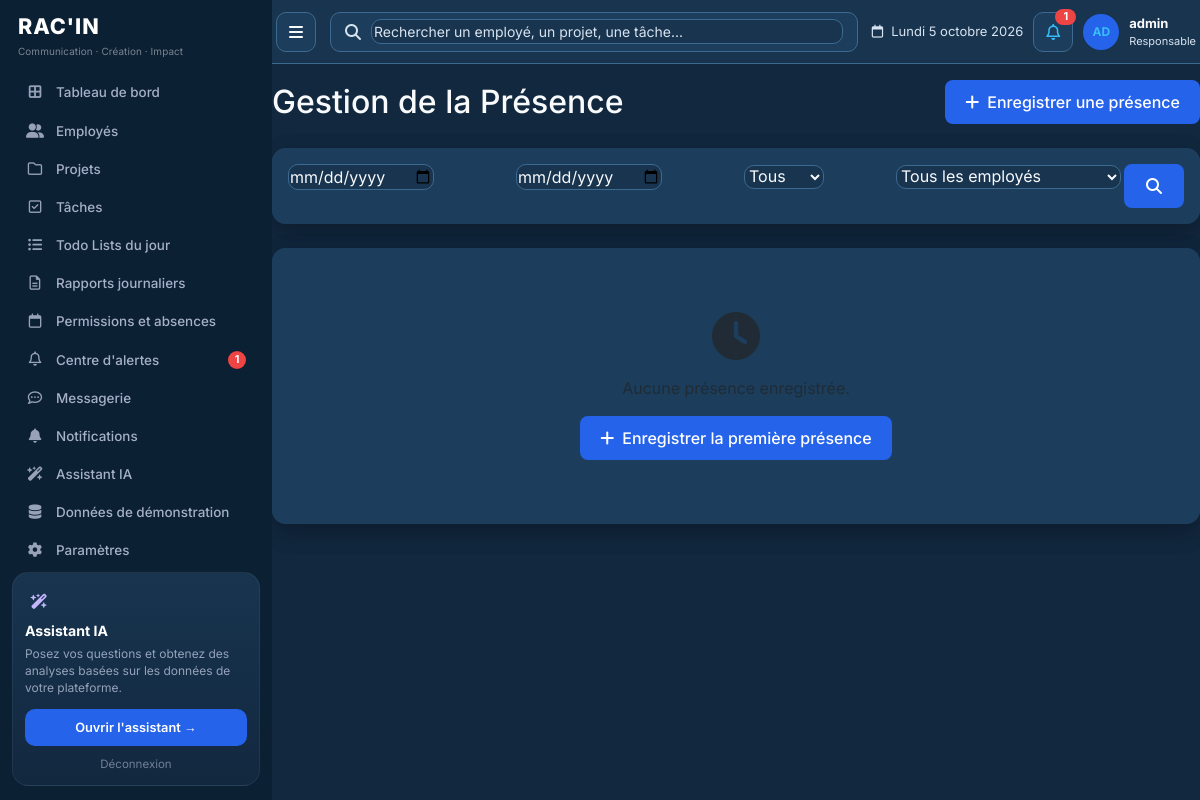
Page /attendance/ (signed in) on the earlier database version.
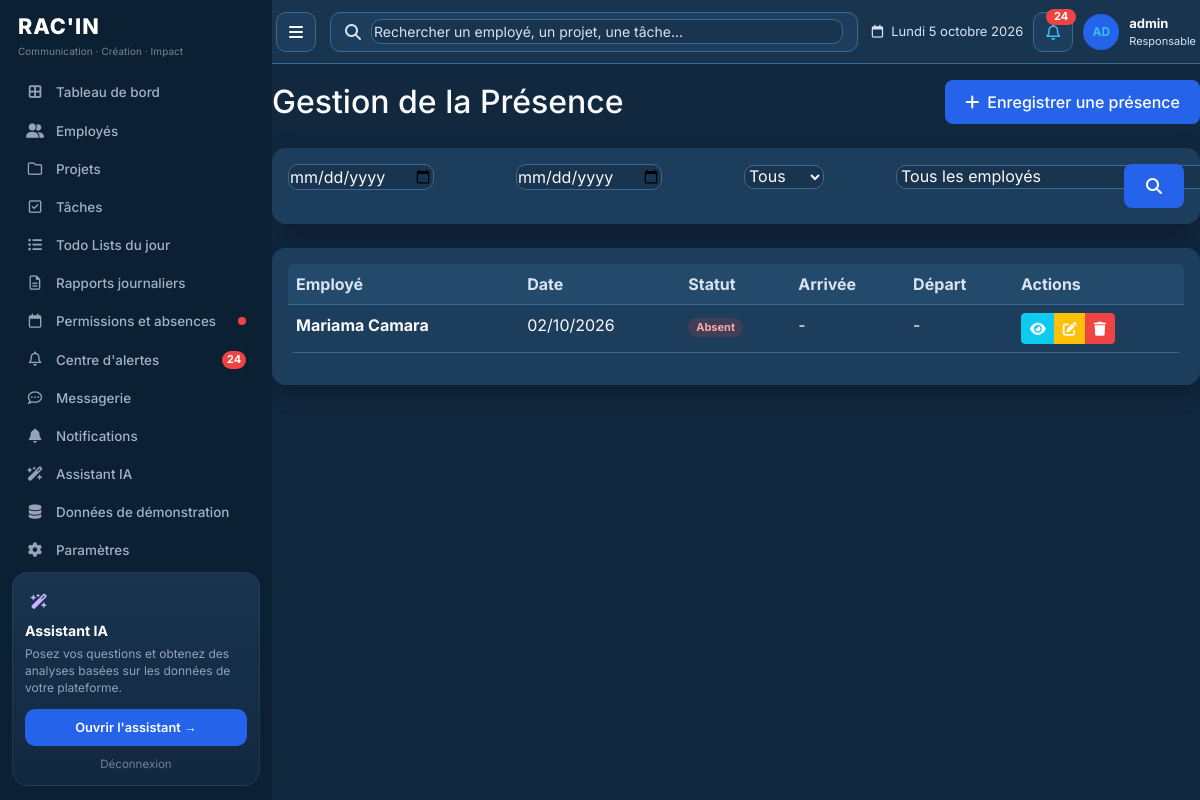
Same page on the later database version.
### attendance/models.py (models this page shows, shortened)
class Attendance(models.Model):
    STATUS_CHOICES = [
        ('present', _('Présent')),
        ('absent', _('Absent')),
        ('late', _('Retard')),
    ]
    employee = models.ForeignKey(
        Employee,
        on_delete=models.CASCADE,
        related_name='attendances',
        verbose_name=_('Employé')
    )
    date = models.DateField(
        verbose_name=_('Date')
    )
    status = models.CharField(
        max_length=20,
        choices=STATUS_CHOICES,
        default='present',
        verbose_name=_('Statut')
    )
    check_in_time = models.TimeField(
        blank=True,
        null=True,
        verbose_name=_('Heure d\'arrivée')
    )
    check_out_time = models.TimeField(
        blank=True,
        null=True,
        verbose_name=_('Heure de départ')
    )
    notes = models.TextField(
        blank=True,
        verbose_name=_('Notes')
    )
    created_at = models.DateTimeField(
        auto_now_add=True,
        verbose_name=_('Créé le')
    )
    updated_at = models.DateTimeField(
        auto_now=True,
        verbose_name=_('Mis à jour le')
    )
    class Meta:
        verbose_name = _('Présence')
        verbose_name_plural = _('Présences')
        ordering = ['-date', 'employee']
        unique_together = ['employee', 'date']

### employees/models.py (models this page shows, shortened)
class Employee(models.Model):
    STATUS_CHOICES = [
        ('active', _('Actif')),
        ('inactive', _('Inactif')),
        ('on_leave', _('En congé')),
    ]
    POSITION_CHOICES = [
        ('designer', _('Designer')),
        ('developer', _('Développeur')),
        ('project_manager', _('Chef de projet')),
        ('marketing', _('Marketing')),
        ('content_writer', _('Rédacteur')),
        ('account_manager', _('Account Manager')),
        ('community_manager', _('Community Manager')),
        ('communication', _('Chargé de communication')),
        ('other', _('Autre')),
    ]
    user = models.OneToOneField(
        User,
        on_delete=models.CASCADE,
        related_name='employee_profile',
        verbose_name=_('Utilisateur')
    )
    position = models.CharField(
        max_length=50,
        choices=POSITION_CHOICES,
        verbose_name=_('Poste')
    )
    hire_date = models.DateField(
        verbose_name=_('Date d\'embauche')
    )
    status = models.CharField(
        max_length=20,
        choices=STATUS_CHOICES,
        default='active',
        verbose_name=_('Statut')
    )
    department = models.CharField(
        max_length=100,
        blank=True,
        verbose_name=_('Département')
    )
    salary = models.DecimalField(
        max_digits=10,
        decimal_places=2,
        blank=True,
        null=True,
        verbose_name=_('Salaire')
    )
    created_at = models.DateTimeField(
        auto_now_add=True,
        verbose_name=_('Créé le')
    )
    updated_at = models.DateTimeField(
        auto_now=True,
        verbose_name=_('Mis à jour le')
    )
    class Meta:
        verbose_name = _('Employé')
        verbose_name_plural = _('Employés')
        ordering = ['-hire_date']
    def __str__(self):
        return f"{self.user.first_name} {self.user.last_name} - {self.get_position_display()}"
    @property
    def full_name(self):
        return f"{self.user.first_name} {self.user.last_name}"

### authentication/models.py (models this page shows, shortened)
class User(AbstractUser):
    ROLE_CHOICES = [
        ('admin', _('Administrateur')),
        ('employee', _('Employé')),
    ]
    GENDER_CHOICES = [
        ('M', _('Homme')),
        ('F', _('Femme')),
        ('O', _('Autre')),
    ]
    role = models.CharField(
        max_length=20,
        choices=ROLE_CHOICES,
        default='employee',
        verbose_name=_('Rôle')
    )
    photo = models.ImageField(
        upload_to='profile_photos/',
        blank=True,
        null=True,
        verbose_name=_('Photo de profil')
    )
    phone = models.CharField(
        max_length=20,
        blank=True,
        verbose_name=_('Téléphone')
    )
    birth_date = models.DateField(
        blank=True,
        null=True,
        verbose_name=_('Date de naissance')
    )
    gender = models.CharField(
        max_length=1,
        choices=GENDER_CHOICES,
        blank=True,
        null=True,
        verbose_name=_('Genre')
    )
    address = models.TextField(
        blank=True,
        verbose_name=_('Adresse')
    )
    bio = models.TextField(
        blank=True,
        verbose_name=_('Bio')
    )
    is_demo = models.BooleanField(
        default=False,
        verbose_name=_('Donnée de démonstration'),
        help_text=_("Compte créé par le générateur. Il ne représente pas un employé réel."),
    )
    class Meta:
        verbose_name = _('Utilisateur')
        verbose_name_plural = _('Utilisateurs')
    def is_admin(self):
        return self.role == 'admin'

### attendance/views.py (the view)
# urls.py: path('', views.attendance_list, name='list'),
@login_required
def attendance_list(request):
    attendances = Attendance.objects.select_related('employee__user').all()
    date_from = request.GET.get('date_from', '')
    date_to = request.GET.get('date_to', '')
    status_filter = request.GET.get('status', '')
    employee_filter = request.GET.get('employee', '')
    if date_from:
        attendances = attendances.filter(date__gte=date_from)
    if date_to:
        attendances = attendances.filter(date__lte=date_to)
    if status_filter:
        attendances = attendances.filter(status=status_filter)
    if employee_filter:
        attendances = attendances.filter(employee_id=employee_filter)
    form = AttendanceSearchForm(initial={
        'date_from': date_from,
        'date_to': date_to,
        'status': status_filter,
        'employee': employee_filter
    })
    context = {
        'attendances': attendances,
        'form': form,
    }
    return render(request, 'attendance/attendance_list.html', context)

### attendance/forms.py
class AttendanceSearchForm(forms.Form):
    date_from = forms.DateField(
        label='Du',
        required=False,
        widget=forms.DateInput(attrs={'type': 'date'})
    )
    date_to = forms.DateField(
        label='Au',
        required=False,
        widget=forms.DateInput(attrs={'type': 'date'})
    )
    status = forms.ChoiceField(
        label='Statut',
        required=False,
        choices=[('', 'Tous')] + Attendance.STATUS_CHOICES
    )
    employee = forms.ModelChoiceField(
        queryset=None,
        required=False,
        empty_label='Tous les employés',
        label='Employé'
    )
    def __init__(self, *args, **kwargs):
        super().__init__(*args, **kwargs)
        from employees.models import Employee
        self.fields['employee'].queryset = Employee.objects.select_related('user').all()
        self.helper = FormHelper()
        self.helper.layout = Layout(
            Field('date_from'),
            Field('date_to'),
            Field('status'),
            Field('employee'),
            ButtonHolder(
                Submit('submit', 'Filtrer', css_class='btn btn-primary')
            )
        )

### templates/attendance/attendance_list.html (shortened to what this page needs)
{% extends 'base.html' %}
{% block content %}
<div class="d-flex justify-content-between align-items-center mb-4">
    <h2 class="mb-0">Gestion de la Présence</h2>
    <a href="{% url 'attendance:create' %}" class="btn btn-primary">
        <i class="fas fa-plus me-2"></i>Enregistrer une présence
    </a>
</div>
<div class="card mb-4">
    <div class="card-body">
        <form method="get" class="row g-3">
            <div class="col-md-3">
                {{ form.date_from }}
            </div>
            <div class="col-md-3">
                {{ form.date_to }}
            </div>
            <div class="col-md-2">
                {{ form.status }}
            </div>
            <div class="col-md-3">
                {{ form.employee }}
            </div>
            <div class="col-md-1">
                <button type="submit" class="btn btn-primary w-100">
                    <i class="fas fa-search"></i>
                </button>
            </div>
        </form>
    </div>
</div>
<div class="card">
    <div class="card-body">
        {% if attendances %}
        <div class="table-responsive">
            <table class="table table-hover">
                <thead>
                    <tr>
                        <th>Employé</th>
                        <th>Date</th>
                        <th>Statut</th>
                        <th>Arrivée</th>
                        <th>Départ</th>
                        <th>Actions</th>
                    </tr>
                </thead>
                <tbody>
                    {% for attendance in attendances %}
                    <tr>
                        <td>
                            <strong>{{ attendance.employee.full_name }}</strong>
                        </td>
                        <td>{{ attendance.date|date:"d/m/Y" }}</td>
                        <td>
                            {% if attendance.status == 'present' %}
                                <span class="badge bg-success">Présent</span>
                            {% elif attendance.status == 'absent' %}
                                <span class="badge bg-danger">Absent</span>
                            {% else %}
                                <span class="badge bg-warning">Retard</span>
                            {% endif %}
                        </td>
                        <td>{{ attendance.check_in_time|date:"H:i"|default:"-" }}</td>
                        <td>{{ attendance.check_out_time|date:"H:i"|default:"-" }}</td>
                        <td>
                            <div class="btn-group">
                                <a href="{% url 'attendance:detail' attendance.pk %}" class="btn btn-sm btn-info">
                                    <i class="fas fa-eye"></i>
                                </a>
                                <a href="{% url 'attendance:update' attendance.pk %}" class="btn btn-sm btn-warning">
                                    <i class="fas fa-edit"></i>
                                </a>
                                <a href="{% url 'attendance:delete' attendance.pk %}" class="btn btn-sm btn-danger">
                                    <i class="fas fa-trash"></i>
                                </a>
                            </div>
                        </td>
                    </tr>
                    {% endfor %}
                </tbody>
            </table>
        </div>
        {% else %}
        <div class="text-center py-5">
            <i class="fas fa-clock fa-3x text-muted mb-3"></i>
            <p class="text-muted">Aucune présence enregistrée.</p>
            <a href="{% url 'attendance:create' %}" class="btn btn-primary">
                <i class="fas fa-plus me-2"></i>Enregistrer la première présence
            </a>
        </div>
        {% endif %}
    </div>
</div>
{% endblock %}

### templates/base.html (shortened to what the changed rows need)
{% load static %}
<!DOCTYPE html>
<html lang="fr">
<head>
    <link href="https://cdn.jsdelivr.net/npm/bootstrap@5.3.0/dist/css/bootstrap.min.css" rel="stylesheet">
    <link href="https://cdnjs.cloudflare.com/ajax/libs/font-awesome/6.4.0/css/all.min.css" rel="stylesheet">
    <link rel="stylesheet" href="{% static 'css/platform.css' %}?v=3">
</head>
<body class="{% block body_class %}{% endblock %}">
    {% if user.is_authenticated %}
    <div class="container-fluid">
        <div class="row app-row">
            <div class="sidebar sidebar-racin p-0">
                <nav class="sidebar-nav nav flex-column">
                    {% if user.is_admin %}
                    <a class="nav-link {% if request.resolver_match.namespace == 'permissions' %}active{% endif %}" href="{% url 'permissions:list' %}">
                        <i class="far fa-calendar"></i> Permissions et absences
                        {% if sidebar_pending_permissions %}<span class="racin-dot"></span>{% endif %}
                    </a>
                    <a class="nav-link {% if request.resolver_match.url_name == 'delay_detection' %}active{% endif %}" href="{% url 'decision_ai:delay_detection' %}">
                        <i class="far fa-bell"></i> Centre d'alertes
                        {% if sidebar_unread_messages %}<span class="racin-badge">{{ sidebar_unread_messages }}</span>{% endif %}
                    </a>
                    {% endif %}
                </nav>
            </div>
            <div class="racin-content">
                <header class="app-header">
                    <div class="app-tools">
                        <a class="app-icon-btn" href="{% url 'notifications:list' %}" aria-label="Notifications">
                            <i class="far fa-bell"></i>
                            {% if sidebar_unread_messages %}<span class="app-badge">{{ sidebar_unread_messages }}</span>{% endif %}
                        </a>
                    </div>
                </header>
    {% endif %}
                {% block content %}{% endblock %}
    {% if user.is_authenticated %}
            </div>
        </div>
    </div>
    {% else %}
    </div>
    {% endif %}
</body>
</html>

Differences in the rows shown:
added Attendance: employee.full_name "Mariama Camara", date "02/10/2026", status "Absent", check_in_time "-", check_out_time "-"
Other differences:
{{ sidebar_unread_messages }}: "1" → "24"
text no longer shown: "Enregistrer la première présence"
text now shown: "Employé Date Statut Arrivée Départ Actions"
